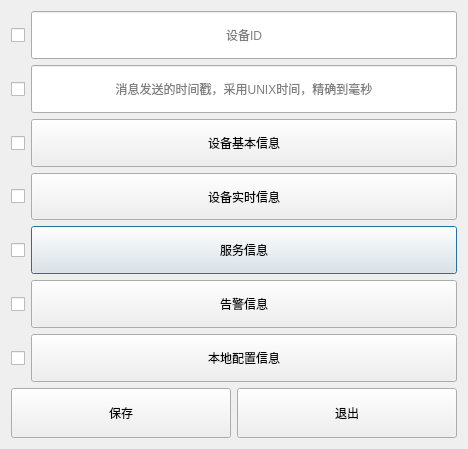
<?xml version="1.0" encoding="UTF-8"?>
<ui version="4.0">
 <class>ACPowerChargerDialog</class>
 <widget class="QDialog" name="ACPowerChargerDialog">
  <property name="geometry">
   <rect>
    <x>0</x>
    <y>0</y>
    <width>468</width>
    <height>449</height>
   </rect>
  </property>
  <property name="windowTitle">
   <string>Dialog</string>
  </property>
  <layout class="QGridLayout" name="gridLayout_2">
   <item row="0" column="0" colspan="2">
    <layout class="QGridLayout" name="gridLayout">
     <item row="0" column="1">
      <widget class="QLineEdit" name="lineEdit_device_id">
       <property name="sizePolicy">
        <sizepolicy hsizetype="Expanding" vsizetype="Preferred">
         <horstretch>0</horstretch>
         <verstretch>0</verstretch>
        </sizepolicy>
       </property>
       <property name="alignment">
        <set>Qt::AlignCenter</set>
       </property>
       <property name="placeholderText">
        <string>设备ID</string>
       </property>
      </widget>
     </item>
     <item row="2" column="0">
      <widget class="QCheckBox" name="checkBox_BasicInfo">
       <property name="sizePolicy">
        <sizepolicy hsizetype="Minimum" vsizetype="Preferred">
         <horstretch>0</horstretch>
         <verstretch>0</verstretch>
        </sizepolicy>
       </property>
       <property name="text">
        <string/>
       </property>
      </widget>
     </item>
     <item row="4" column="1">
      <widget class="QPushButton" name="pushButton_ServiceInfo">
       <property name="sizePolicy">
        <sizepolicy hsizetype="Minimum" vsizetype="Preferred">
         <horstretch>0</horstretch>
         <verstretch>0</verstretch>
        </sizepolicy>
       </property>
       <property name="text">
        <string>服务信息</string>
       </property>
      </widget>
     </item>
     <item row="1" column="0">
      <widget class="QCheckBox" name="checkBox_message_timestamp">
       <property name="sizePolicy">
        <sizepolicy hsizetype="Minimum" vsizetype="Preferred">
         <horstretch>0</horstretch>
         <verstretch>0</verstretch>
        </sizepolicy>
       </property>
       <property name="text">
        <string/>
       </property>
      </widget>
     </item>
     <item row="5" column="1">
      <widget class="QPushButton" name="pushButton_Alarm">
       <property name="sizePolicy">
        <sizepolicy hsizetype="Minimum" vsizetype="Preferred">
         <horstretch>0</horstretch>
         <verstretch>0</verstretch>
        </sizepolicy>
       </property>
       <property name="text">
        <string>告警信息</string>
       </property>
      </widget>
     </item>
     <item row="3" column="0">
      <widget class="QCheckBox" name="checkBox_RealtimeInfo">
       <property name="sizePolicy">
        <sizepolicy hsizetype="Minimum" vsizetype="Preferred">
         <horstretch>0</horstretch>
         <verstretch>0</verstretch>
        </sizepolicy>
       </property>
       <property name="text">
        <string/>
       </property>
      </widget>
     </item>
     <item row="0" column="0">
      <widget class="QCheckBox" name="checkBox_device_id">
       <property name="sizePolicy">
        <sizepolicy hsizetype="Fixed" vsizetype="Preferred">
         <horstretch>0</horstretch>
         <verstretch>0</verstretch>
        </sizepolicy>
       </property>
       <property name="text">
        <string/>
       </property>
      </widget>
     </item>
     <item row="3" column="1">
      <widget class="QPushButton" name="pushButton_RealtimeInfo">
       <property name="sizePolicy">
        <sizepolicy hsizetype="Minimum" vsizetype="Preferred">
         <horstretch>0</horstretch>
         <verstretch>0</verstretch>
        </sizepolicy>
       </property>
       <property name="text">
        <string>设备实时信息</string>
       </property>
      </widget>
     </item>
     <item row="4" column="0">
      <widget class="QCheckBox" name="checkBox_ServiceInfo">
       <property name="sizePolicy">
        <sizepolicy hsizetype="Minimum" vsizetype="Preferred">
         <horstretch>0</horstretch>
         <verstretch>0</verstretch>
        </sizepolicy>
       </property>
       <property name="text">
        <string/>
       </property>
      </widget>
     </item>
     <item row="2" column="1">
      <widget class="QPushButton" name="pushButton_BasicInfo">
       <property name="sizePolicy">
        <sizepolicy hsizetype="Minimum" vsizetype="Preferred">
         <horstretch>0</horstretch>
         <verstretch>0</verstretch>
        </sizepolicy>
       </property>
       <property name="text">
        <string>设备基本信息</string>
       </property>
      </widget>
     </item>
     <item row="1" column="1">
      <widget class="QLineEdit" name="lineEdit_message_timestamp">
       <property name="sizePolicy">
        <sizepolicy hsizetype="Expanding" vsizetype="Preferred">
         <horstretch>0</horstretch>
         <verstretch>0</verstretch>
        </sizepolicy>
       </property>
       <property name="alignment">
        <set>Qt::AlignCenter</set>
       </property>
       <property name="placeholderText">
        <string>消息发送的时间戳，采用UNIX时间，精确到毫秒</string>
       </property>
      </widget>
     </item>
     <item row="5" column="0">
      <widget class="QCheckBox" name="checkBox_Alarm">
       <property name="enabled">
        <bool>true</bool>
       </property>
       <property name="sizePolicy">
        <sizepolicy hsizetype="Minimum" vsizetype="Preferred">
         <horstretch>0</horstretch>
         <verstretch>0</verstretch>
        </sizepolicy>
       </property>
       <property name="text">
        <string/>
       </property>
       <property name="tristate">
        <bool>false</bool>
       </property>
      </widget>
     </item>
     <item row="6" column="0">
      <widget class="QCheckBox" name="checkBox_LocalConfiguration">
       <property name="sizePolicy">
        <sizepolicy hsizetype="Minimum" vsizetype="Preferred">
         <horstretch>0</horstretch>
         <verstretch>0</verstretch>
        </sizepolicy>
       </property>
       <property name="text">
        <string/>
       </property>
      </widget>
     </item>
     <item row="6" column="1">
      <widget class="QPushButton" name="pushButton_LocalConfiguration">
       <property name="sizePolicy">
        <sizepolicy hsizetype="Minimum" vsizetype="Preferred">
         <horstretch>0</horstretch>
         <verstretch>0</verstretch>
        </sizepolicy>
       </property>
       <property name="text">
        <string>本地配置信息</string>
       </property>
      </widget>
     </item>
    </layout>
   </item>
   <item row="1" column="0">
    <widget class="QPushButton" name="pushButton_save">
     <property name="minimumSize">
      <size>
       <width>0</width>
       <height>50</height>
      </size>
     </property>
     <property name="text">
      <string>保存</string>
     </property>
    </widget>
   </item>
   <item row="1" column="1">
    <widget class="QPushButton" name="pushButton_quit">
     <property name="minimumSize">
      <size>
       <width>0</width>
       <height>50</height>
      </size>
     </property>
     <property name="text">
      <string>退出</string>
     </property>
    </widget>
   </item>
  </layout>
 </widget>
 <resources/>
 <connections/>
</ui>
